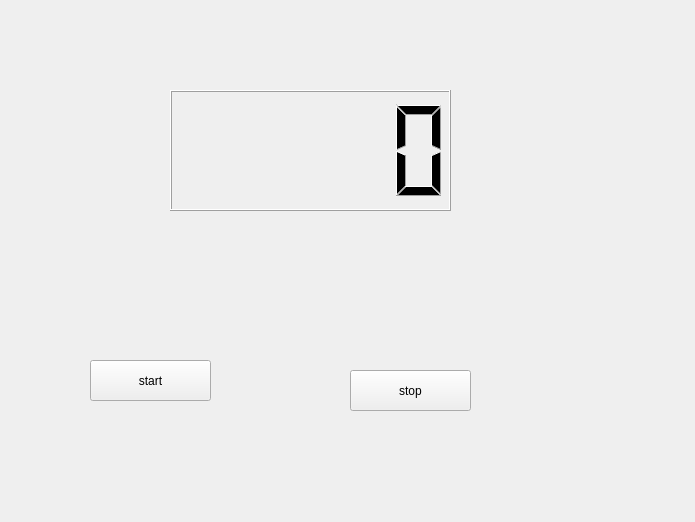
<?xml version="1.0" encoding="UTF-8"?>
<ui version="4.0">
 <class>Widget</class>
 <widget class="QWidget" name="Widget">
  <property name="geometry">
   <rect>
    <x>0</x>
    <y>0</y>
    <width>695</width>
    <height>522</height>
   </rect>
  </property>
  <property name="windowTitle">
   <string>Widget</string>
  </property>
  <widget class="QLCDNumber" name="lcdNumber">
   <property name="geometry">
    <rect>
     <x>170</x>
     <y>90</y>
     <width>281</width>
     <height>121</height>
    </rect>
   </property>
  </widget>
  <widget class="QPushButton" name="pushButton">
   <property name="geometry">
    <rect>
     <x>90</x>
     <y>360</y>
     <width>121</width>
     <height>41</height>
    </rect>
   </property>
   <property name="text">
    <string>start</string>
   </property>
  </widget>
  <widget class="QPushButton" name="pushButton_2">
   <property name="geometry">
    <rect>
     <x>350</x>
     <y>370</y>
     <width>121</width>
     <height>41</height>
    </rect>
   </property>
   <property name="text">
    <string>stop</string>
   </property>
  </widget>
 </widget>
 <layoutdefault spacing="6" margin="11"/>
 <resources/>
 <connections/>
</ui>
